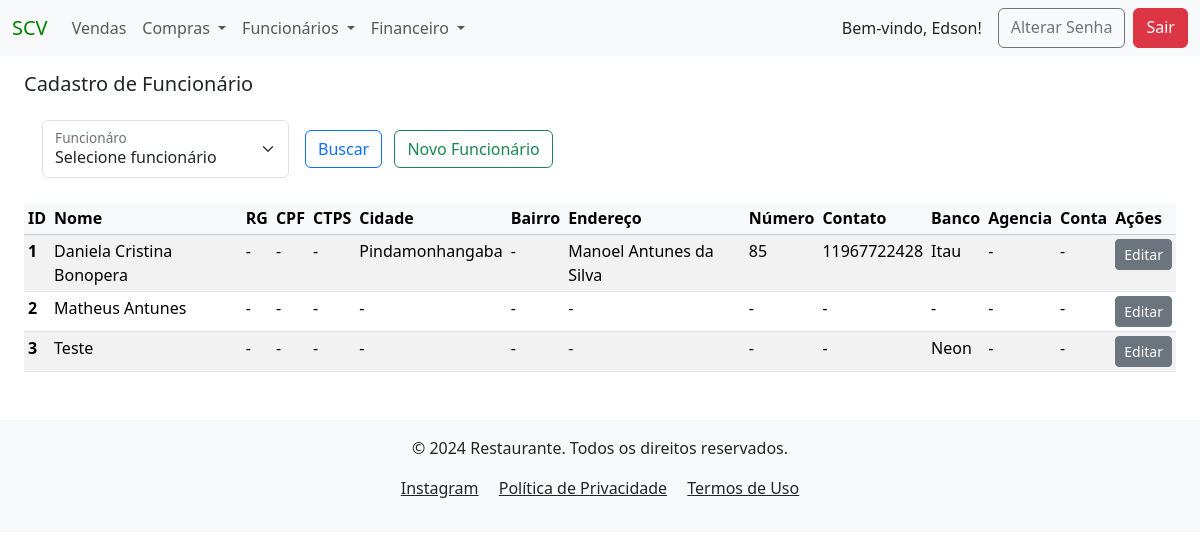
/funcionario/ (signed in), run on an earlier commit of the app's database.
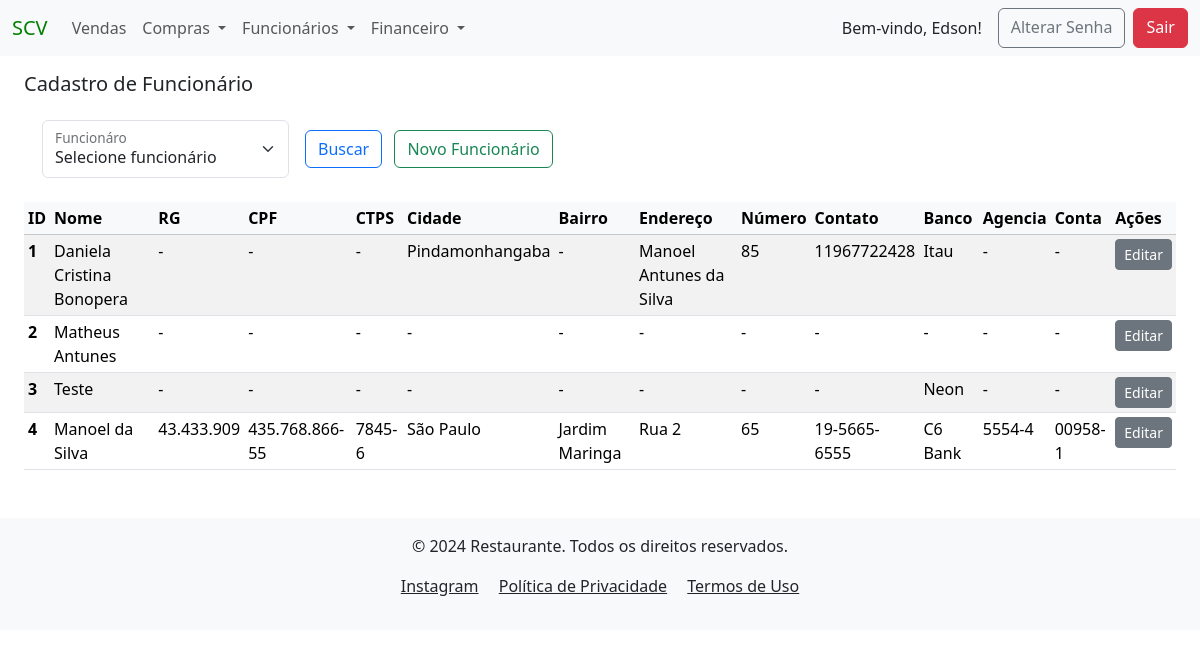
And on a later commit of the database.
### funcionarios/models.py (models this page shows, shortened)
class Cadastro(models.Model):
    LIST_BANK = [('Banco do Brasil', 'Banco do Brasil'),
                   ('Banco Original', 'Banco Original'),
                   ('Bradesco', 'Bradesco'),
                   ('Caixa Econômica', 'Caixa Econômica'),
                   ('C6 Bank', 'C6 Bank'),
                   ('Itau', 'Itau'),
                   ('Inter', 'Inter'),
                   ('Neon', 'Neon'),
                   ('Next', 'Next'),
                   ('Nubank', 'Nubank'),
                   ('Santander', 'Santander'),
                   ]
    created_at = models.DateTimeField(auto_now_add=True)
    nome_funcionario = models.CharField(verbose_name="Funcionário", max_length=40 , blank=False, unique=True)
    rg = models.CharField(verbose_name="RG", max_length=14, null=True , blank=True)
    cpf = models.CharField(verbose_name="CPF", max_length=14, null=True , blank=True)
    carteira_trabalho = models.CharField(verbose_name="CTPS", max_length=12, null=True, blank=True)
    endereco = models.CharField(verbose_name="Endereço", max_length=40, null=True, blank=True)
    numero = models.CharField(verbose_name="Número", max_length=255, null=True, blank=True)
    bairro = models.CharField(verbose_name="Bairro", max_length=20, null=True, blank=True)
    cidade = models.CharField(verbose_name="Cidade", max_length=30, null=True, blank=True)
    telefone = models.CharField(verbose_name="Telefone", max_length=13, null=True, blank=True)
    banco = models.CharField(verbose_name="Banco", choices=LIST_BANK, max_length=15, null=True, blank=True)
    agencia = models.CharField(verbose_name="Agencia", max_length=7, null=True, blank=True)
    conta = models.CharField(verbose_name="Conta", max_length=10, null=True, blank=True)
    author = models.ForeignKey(User, on_delete=models.PROTECT, blank=False, default=1)
    dt_atualizado = models.DateTimeField(auto_now=True, null=False, blank=False)

### funcionarios/views.py (the view, shortened to what this page needs)
# urls.py: path('funcionario/', CadastroListView.as_view(), name="funcionarios_list"),
class CadastroListView(LoginRequiredMixin, PermissionRequiredMixin, ListView):
    model = Cadastro
    template_name = 'funcionarios/funcionarios_list.html'  # Garante que o template correto será usado
    context_object_name = 'funcionarios_list'
    permission_required = 'funcionarios.view_cadastro'  # Permissão para visualizar objetos'
    def get_queryset(self):
        queryset = Cadastro.objects.all()
        nome_funcionario_cadastro = self.request.GET.get('nome_funcionario')
        if nome_funcionario_cadastro:
            queryset = queryset.filter(id=nome_funcionario_cadastro)
        return queryset
    def get_context_data(self, **kwargs):
        context = super().get_context_data(**kwargs)
        context['cadastros_funcionarios'] = Cadastro.objects.all()
        return context

### funcionarios/templates/funcionarios/funcionarios_list.html (shortened to what this page needs)
{% extends 'global/base.html' %}
{% block content %}
<h5 class="mb-4 mt-3">Cadastro de Funcionário</h5>
<div class="container">
    <form action="" method="GET" class="d-flex align-items-center">
        <div class="form-floating mb-2 me-2">
            <select class="form-select" id="floatingSelect" name="nome_funcionario" aria-label="Floating label select example">
                <option value="">Selecione funcionário</option>
            </select>
            <label for="floatingSelect">Funcionáro</label>
        </div>
        <div class="mb-2 ms-2">
            <button type="submit" class="btn btn-outline-primary me-2" name="buscar_funcionario_cadastro">Buscar</button>
            <a href="{% url 'create_funcionarios' %}" class="btn btn-outline-success me-2">Novo Funcionário</a>
        </div>
    </form>
</div>
{% if funcionarios_list %}
    <table class="table table-sm table-striped table-hover mt-3">
        <thead class="table-light">
        <tr>
            <th scope="col">ID</th>
            <th scope="col">Nome</th>
            <th scope="col">RG</th>
            <th scope="col">CPF</th>
            <th scope="col">CTPS</th>
            <th scope="col">Cidade</th>
            <th scope="col">Bairro</th>
            <th scope="col">Endereço</th>
            <th scope="col">Número</th>
            <th scope="col">Contato</th>
            <th scope="col">Banco</th>
            <th scope="col">Agencia</th>
            <th scope="col">Conta</th>
            <th scope="col">Ações</th>
        </tr>
        </thead>
        <tbody>
            {% for funcionario in funcionarios_list %}
                <tr>
                    <th scope="row" >{{ funcionario.pk }}</th>
                    <td>{{ funcionario.nome_funcionario }}</td>
                    <td>{{ funcionario.rg| default:"-" }}</td>
                    <td>{{ funcionario.cpf| default:"-" }}</td>
                    <td>{{ funcionario.carteira_trabalho| default:"-" }}</td>
                    <td>{{ funcionario.cidade| default:"-" }}</td>
                    <td>{{ funcionario.bairro| default:"-" }}</td>
                    <td>{{ funcionario.endereco| default:"-" }}</td>
                    <td>{{ funcionario.numero| default:"-" }}</td>
                    <td>{{ funcionario.telefone| default:"-" }}</td>
                    <td>{{ funcionario.banco| default:"-" }}</td>
                    <td>{{ funcionario.agencia| default:"-" }}</td>
                    <td>{{ funcionario.conta| default:"-" }}</td>
                    <td>
                        <a href="{% url 'update_funcionarios' pk=funcionario.pk %}" class="btn btn-secondary btn-sm" >Editar</a>
                    </td>
                </tr>
            {% endfor %}
        </tbody>
    </table>
{% else %}
    <p>Não há registros</p>
{% endif %}
{% endblock content %}

What changed in the data, as far as the page shows it:
added Cadastro: pk "4", nome_funcionario "Manoel da Silva", rg "43.433.909", cpf "435.768.866-55", carteira_trabalho "7845-6", cidade "São Paulo", bairro "Jardim Maringa", endereco "Rua 2", numero "65", telefone "19-5665-6555", banco "C6 Bank", agencia "5554-4", conta "00958-1"
